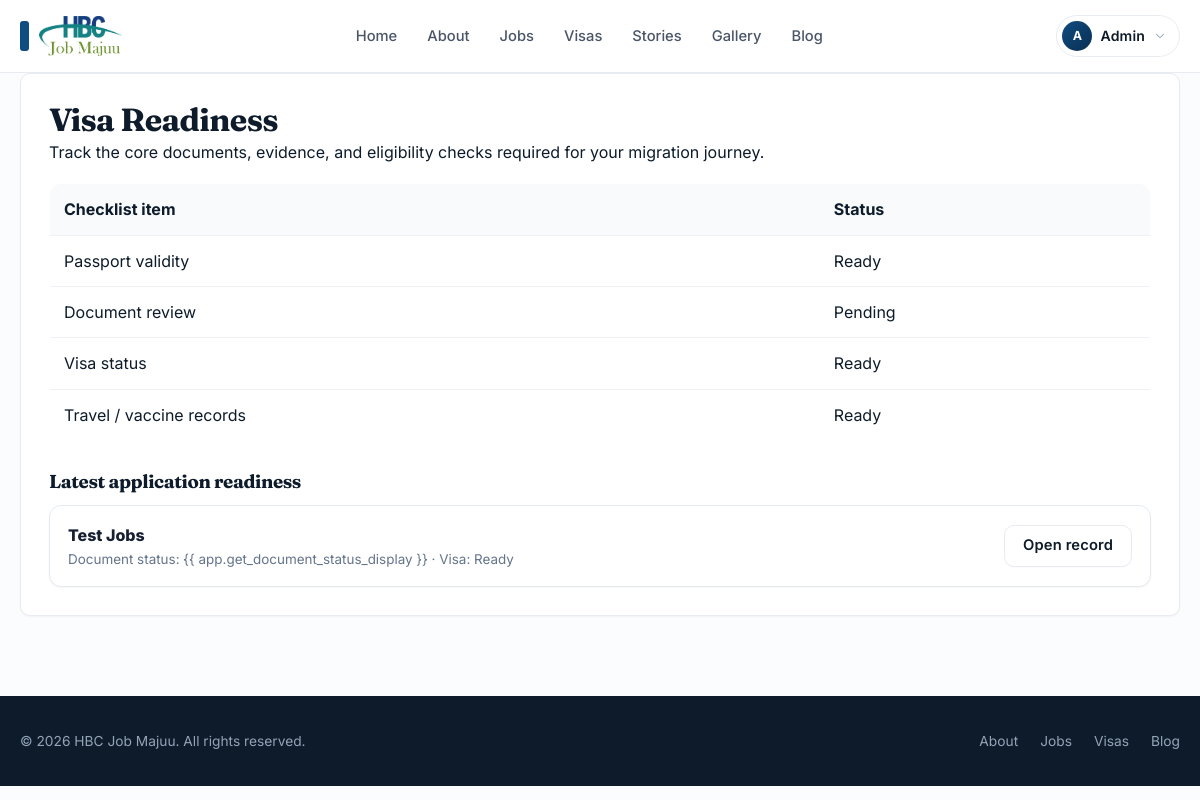
The page /visa-readiness/ (signed in) on the database its author committed.
### client/models.py (models this page shows, shortened)
class User(AbstractUser):
    class Role(models.TextChoices):
        USER = "USER", "Candidate"
        ADMIN = "ADMIN", "Super Admin"
        ADMIN_SUPER = "ADMIN_SUPER", "Super Admin"
        ADMIN_HANDLER = "ADMIN_HANDLER", "Admin Handler"
        PARTNER = "PARTNER", "Partner Reviewer"
        CONTENT_MANAGER = "CONTENT_MANAGER", "Content Manager"
        DIGITAL_MARKETING = "DIGITAL_MARKETING", "Digital Marketing"
        FINANCE_OFFICER = "FINANCE_OFFICER", "Finance Officer"
        ATS_COORDINATOR = "ATS_COORDINATOR", "ATS Coordinator"
    class MembershipTier(models.TextChoices):
        FREE = "FREE", "Free"
        MEMBER = "MEMBER", "Member"
        PLACED = "PLACED", "Placed"
    class NeaimsStatus(models.TextChoices):
        PENDING = "PENDING_REGISTRATION", "Pending Registration"
        REGISTERED = "REGISTERED", "Registered"
        VERIFIED = "VERIFIED", "Verified"
        REJECTED = "REJECTED", "Rejected"
    id = models.UUIDField(
        primary_key=True,
        default=uuid.uuid4,
        editable=False
    )
    first_name = models.CharField(max_length=50)
    last_name = models.CharField(max_length=50)
    email = models.EmailField(unique=True)
    phone_number = models.CharField(
        max_length=20,
        unique=True
    )
    country = models.CharField(max_length=100, blank=True, default="")
    city = models.CharField(max_length=100, blank=True, default="")
    passport_number = models.CharField(max_length=50, blank=True, default="")
    cv_summary = models.TextField(blank=True, default="")
    bio = models.TextField(blank=True, default="")
    role = models.CharField(
        max_length=30,
        choices=Role.choices,
        default=Role.USER,
        help_text="Controls how the user appears in the admin system and how they can access jobs.",
    )
    membership_tier = models.CharField(
        max_length=20,
        choices=MembershipTier.choices,
        default=MembershipTier.FREE
    )
    neaims_status = models.CharField(
        max_length=50,
        choices=NeaimsStatus.choices,
        default=NeaimsStatus.PENDING
    )
    groups = models.ManyToManyField(
        Group,
        related_name="client_user_set",
        blank=True,
        help_text="The groups this user belongs to.",
        verbose_name="groups",
    )
    user_permissions = models.ManyToManyField(
        Permission,
        related_name="client_user_permissions",
        blank=True,
        help_text="Specific permissions for this user.",
        verbose_name="user permissions",
    )
    created_at = models.DateTimeField(auto_now_add=True)
    updated_at = models.DateTimeField(auto_now=True)

class Application(models.Model):
    class ATSStage(models.TextChoices):
        SUBMITTED = "SUBMITTED", "Submitted"
        VETTING = "VETTING", "Document Verification"
        AGENT_REVIEW = "AGENT_REVIEW", "Agent Review"
        INTERVIEW = "INTERVIEW", "Interview"
        OFFER = "OFFER", "Offer Extended"
        VISA = "VISA", "Visa Processing"
        DEPLOYED = "DEPLOYED", "Deployed"
        REJECTED = "REJECTED", "Rejected"
    class VisaReadiness(models.TextChoices):
        NOT_STARTED = "NOT_STARTED", "Not started"
        PENDING = "PENDING", "Pending"
        READY = "READY", "Ready"
        UNDER_REVIEW = "UNDER_REVIEW", "Under review"
    class DocumentStatus(models.TextChoices):
        PENDING = "PENDING", "Pending"
        UPLOADED = "UPLOADED", "Uploaded"
        UNDER_REVIEW = "UNDER_REVIEW", "Under review"
        VERIFIED = "VERIFIED", "Verified"
    id = models.UUIDField(
        primary_key=True,
        default=uuid.uuid4,
        editable=False
    )
    candidate = models.ForeignKey(
        settings.AUTH_USER_MODEL,
        on_delete=models.CASCADE,
        related_name="applications"
    )
    job = models.ForeignKey(
        Job,
        on_delete=models.CASCADE,
        related_name="applications"
    )
    current_country = models.CharField(max_length=100, blank=True, default="")
    city = models.CharField(max_length=100, blank=True, default="")
    passport_number = models.CharField(max_length=50, blank=True, default="")
    years_of_experience = models.PositiveIntegerField(default=0)
    cover_letter = models.TextField(blank=True, default="")
    visa_readiness = models.CharField(
        max_length=30,
        choices=VisaReadiness.choices,
        default=VisaReadiness.PENDING,
    )
    document_status = models.CharField(
        max_length=30,
        choices=DocumentStatus.choices,
        default=DocumentStatus.PENDING,
    )
    admin_notes = models.TextField(blank=True, default="")
    ats_stage = models.CharField(
        max_length=50,
        choices=ATSStage.choices,
        default=ATSStage.SUBMITTED
    )
    tier_2_paid = models.BooleanField(default=False)
    tier_3_paid = models.BooleanField(default=False)
    assigned_agent = models.ForeignKey(
        settings.AUTH_USER_MODEL,
        on_delete=models.SET_NULL,
        null=True,
        blank=True,
        related_name="assigned_applications"
    )
    created_at = models.DateTimeField(auto_now_add=True)
    updated_at = models.DateTimeField(auto_now=True)
    class Meta:
        constraints = [
            models.UniqueConstraint(
                fields=["candidate", "job"],
                name="unique_candidate_job_application"
            )
        ]

class Job(models.Model):
    class Status(models.TextChoices):
        DRAFT = "DRAFT", "Draft"
        ACTIVE = "ACTIVE", "Active"
        FILLED = "FILLED", "Filled"
        CLOSED = "CLOSED", "Closed"
    class Visibility(models.TextChoices):
        PUBLIC = "PUBLIC", "Public"
        MEMBERS_ONLY = "MEMBERS_ONLY", "Members only"
    COUNTRY_FLAG_MAP = {
        "kenya": "🇰🇪",
        "uganda": "🇺🇬",
        "tanzania": "🇹🇿",
        "rwanda": "🇷🇼",
        "burundi": "🇧🇮",
        "ethiopia": "🇪🇹",
        "somalia": "🇸🇴",
        "south africa": "🇿🇦",
        "nigeria": "🇳🇬",
        "ghana": "🇬🇭",
        "cameroon": "🇨🇲",
        "zambia": "🇿🇲",
        "malawi": "🇲🇼",
        "mozambique": "🇲🇿",
        "egypt": "🇪🇬",
        "saudi arabia": "🇸🇦",
        "united arab emirates": "🇦🇪",
        "uae": "🇦🇪",
        "qatar": "🇶🇦",
        "oman": "🇴🇲",
        "bahrain": "🇧🇭",
        "kuwait": "🇰🇼",
        "jordan": "🇯🇴",
        "lebanon": "🇱🇧",
        "canada": "🇨🇦",
        "united states": "🇺🇸",
        "usa": "🇺🇸",
        "united kingdom": "🇬🇧",
        "uk": "🇬🇧",
        "germany": "🇩🇪",
        "france": "🇫🇷",
        "italy": "🇮🇹",
        "spain": "🇪🇸",
        "netherlands": "🇳🇱",
        "india": "🇮🇳",
        "pakistan": "🇵🇰",
        "sudan": "🇸🇩",
        "yemen": "🇾🇪",
        "oman": "🇴🇲",
    }
    id = models.UUIDField(
        primary_key=True,
        default=uuid.uuid4,
        editable=False
    )
    title = models.CharField(max_length=150)
    country = models.CharField(max_length=50)
    country_flag = models.CharField(max_length=20, blank=True, default="", help_text="Auto-generated flag for the country, such as 🇰🇪")
    sector = models.CharField(max_length=50)
    description_masked = models.TextField()
    description_full = models.TextField()
    salary_disclosed = models.BooleanField(default=False)
    salary_range = models.CharField(
        max_length=50,
        blank=True,
        null=True
    )
    tier_2_fee = models.DecimalField(
        max_digits=10,
        decimal_places=2,
        default=0.00
    )
    tier_3_fee = models.DecimalField(
        max_digits=10,
        decimal_places=2,
        default=0.00
    )
    status = models.CharField(
        max_length=20,
        choices=Status.choices,
        default=Status.ACTIVE
    )
    visibility = models.CharField(
        max_length=20,
        choices=Visibility.choices,
        default=Visibility.PUBLIC,
        help_text="Public jobs are visible to everyone; member-only jobs require membership access.",
    )
    image_url = models.URLField(max_length=500, blank=True, default="")
    cover_image = models.URLField(max_length=500, blank=True, default="", help_text="Optional cover image for the job card and detail page.")
    image_alt = models.CharField(max_length=150, blank=True, default="")
    created_at = models.DateTimeField(auto_now_add=True)
    updated_at = models.DateTimeField(auto_now=True)

### client/views.py (the view)
# urls.py: path("visa-readiness/", views.visa_readiness, name="visa_readiness"),
@login_required
def visa_readiness(request):
    applications = Application.objects.filter(candidate=request.user).select_related("job").order_by("-updated_at")
    checklist = [
        ("Passport validity", "Ready" if request.user.email else "Pending"),
        ("Document review", applications.filter(document_status=Application.DocumentStatus.VERIFIED).count() > 0 and "Ready" or "Pending"),
        ("Visa status", applications.filter(visa_readiness=Application.VisaReadiness.READY).count() > 0 and "Ready" or "Pending"),
        ("Travel / vaccine records", "Ready"),
    ]
    context = {
        "title": "Visa Readiness",
        "checklist": checklist,
        "applications": applications,
    }
    return render(request, "client/visa_readiness.html", context)

### client/templates/client/visa_readiness.html (shortened to what this page needs)
{% extends "base.html" %}
{% block content %}
<div class="card" style="padding:28px;">
    <h1 style="margin-top:0;">Visa Readiness</h1>
    <p>Track the core documents, evidence, and eligibility checks required for your migration journey.</p>
    <table
        style="width:100%; border-collapse:collapse; margin-top:18px; background:#fff; border:1px solid #e5eaf0; border-radius:12px; overflow:hidden;">
        <thead>
            <tr style="background:#f8fafc;">
                <th style="text-align:left; padding:12px 14px;">Checklist item</th>
                <th style="text-align:left; padding:12px 14px;">Status</th>
            </tr>
        </thead>
        <tbody>
            {% for item, status in checklist %}
            <tr style="border-top:1px solid #eef2f7;">
                <td style="padding:12px 14px;">{{ item }}</td>
                <td style="padding:12px 14px;">{{ status }}</td>
            </tr>
            {% endfor %}
        </tbody>
    </table>
    {% if applications %}
    <div style="margin-top:30px;">
        <h3 style="margin-bottom:12px;">Latest application readiness</h3>
        <div style="display:grid; gap:12px;">
            {% for app in applications %}
            <div class="card"
                style="padding:16px 18px; border:1px solid #e5eaf0; border-radius:12px; background:#fff; display:flex; justify-content:space-between; gap:12px; align-items:center; flex-wrap:wrap;">
                <div>
                    <div style="font-weight:800; color:#172033;">{{ app.job.title }}</div>
                    <div style="font-size:0.84rem; color:#64748b;">Document status: {{ app.get_document_status_display
                        }} · Visa: {{ app.get_visa_readiness_display }}</div>
                </div>
                <a href="{% url 'client:application_detail' app.id %}" class="btn btn-secondary">Open record</a>
            </div>
            {% endfor %}
        </div>
    </div>
    {% endif %}
</div>
{% endblock %}

### client/templates/base.html (shortened to what this page needs)
{% load static %}
<!doctype html>
<html lang="en">
<head>
</head>
<body class="d-flex flex-column min-vh-100">
    <header class="site-header">
        <div class="site-container">
            <a class="brand" href="{% url 'client:index' %}" aria-label="Home">
                <img src="{% static 'images/Untitled-2.png' %}" alt="Home" class="site-logo">
            </a>
            <nav class="site-nav">
                <ul>
                    <li><a href="{% url 'client:index' %}">Home</a></li>
                    <li><a href="{% url 'client:about' %}">About</a></li>
                    <li><a href="{% url 'client:jobs' %}">Jobs</a></li>
                    <li><a href="{% url 'client:visas' %}">Visas</a></li>
                    <li><a href="{% url 'client:stories' %}">Stories</a></li>
                    <li><a href="{% url 'client:gallery' %}">Gallery</a></li>
                    <li><a href="{% url 'client:blog' %}">Blog</a></li>
                </ul>
            </nav>
            <div class="nav-actions">
                {% if user.is_authenticated %}
                <div class="account-menu" id="accountMenu">
                    <button type="button" class="account-trigger" id="accountTrigger" aria-haspopup="true"
                        aria-expanded="false">
                        <span class="avatar">
                            {{ user.first_name|default:user.username|slice:":1"|upper }}
                        </span>
                        <span class="account-name">
                            {{ user.get_full_name|default:user.username }}
                        </span>
                        <span class="caret">
                            <svg class="icon-svg sm" xmlns="http://www.w3.org/2000/svg" viewBox="0 0 24 24" fill="none"
                                stroke="currentColor" stroke-width="1.5" stroke-linecap="round" stroke-linejoin="round"
                                aria-hidden="true" focusable="false">
                                <path d="m6 9 6 6 6-6" />
                            </svg>
                        </span>
                    </button>
                </div>
                {% else %}
                <a href="{% url 'client:login' %}" class="btn-login">Login</a>
                <a href="{% url 'client:register' %}" class="btn-register">Register</a>
                {% endif %}
            </div>
        </div>
    </header>
    <main class="container">
        {% block content %}{% endblock %}
    </main>
    <footer class="site-footer">
        <div class="site-container">
            <small>&copy; {% now "Y" %} HBC Job Majuu. All rights reserved.</small>
            <div class="footer-links">
                <a href="{% url 'client:about' %}">About</a>
                <a href="{% url 'client:jobs' %}">Jobs</a>
                <a href="{% url 'client:visas' %}">Visas</a>
                <a href="{% url 'client:blog' %}">Blog</a>
            </div>
        </div>
    </footer>
</body>
</html>

### rows shown on the page
User: first_name "A", get_full_name "Admin"
Application: job "Test Jobs", visa_readiness "Ready"

### other values the page prints
{{ item }} "Passport validity" "Document review" "Visa status" "Travel / vaccine records"
{{ status }} "Ready" "Pending" "Ready" "Ready"
